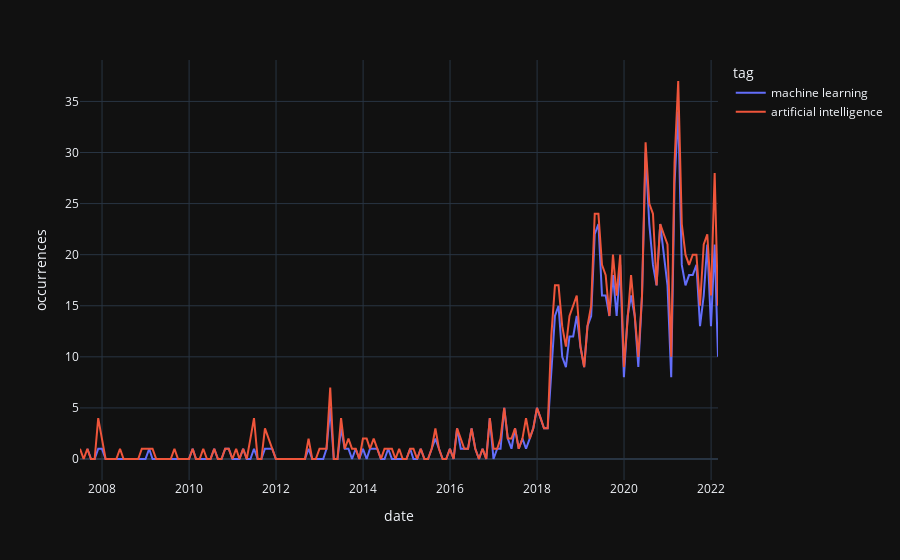

The notebook cell this image was saved under:
### Code cell
data1 = rawData.getChartData('machine learning', None, None)
data2 = rawData.getChartData('artificial intelligence', None, None)

frames = [data1, data2]
data = pd.concat(frames)

plot = px.line(data, x='date', y='occurrences', color='tag')
plot.show()

### Figure 1 — Plotly figure (JSON) as saved in the notebook; plotly's stock layout.template omitted (floating-point values rounded to 4 significant figures; data arrays with more than 128 entries replaced by an {"elided": "..."} marker saying what was removed)
{"data": [{"hovertemplate": "tag=machine learning<br>date=%{x}<br>occurrences=%{y}<extra></extra>", "legendgroup": "machine learning", "line": {"color": "#636efa", "dash": "solid"}, "marker": {"symbol": "circle"}, "mode": "lines", "name": "machine learning", "orientation": "v", "showlegend": true, "x": {"elided": "175 str values"}, "xaxis": "x", "y": {"elided": "175 int values"}, "yaxis": "y", "type": "scatter"}, {"hovertemplate": "tag=artificial intelligence<br>date=%{x}<br>occurrences=%{y}<extra></extra>", "legendgroup": "artificial intelligence", "line": {"color": "#EF553B", "dash": "solid"}, "marker": {"symbol": "circle"}, "mode": "lines", "name": "artificial intelligence", "orientation": "v", "showlegend": true, "x": {"elided": "177 str values"}, "xaxis": "x", "y": {"elided": "177 int values"}, "yaxis": "y", "type": "scatter"}], "layout": {"xaxis": {"anchor": "y", "domain": [0.0, 1.0], "title": {"text": "date"}}, "yaxis": {"anchor": "x", "domain": [0.0, 1.0], "title": {"text": "occurrences"}}, "legend": {"title": {"text": "tag"}, "tracegroupgap": 0}, "margin": {"t": 60}}}
